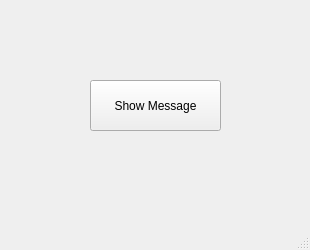
<?xml version="1.0" encoding="UTF-8"?>
<ui version="4.0">
 <class>MainWindow</class>
 <widget class="QMainWindow" name="MainWindow">
  <property name="geometry">
   <rect>
    <x>0</x>
    <y>0</y>
    <width>310</width>
    <height>250</height>
   </rect>
  </property>
  <property name="windowTitle">
   <string>MainWindow</string>
  </property>
  <widget class="QWidget" name="centralwidget">
   <widget class="QPushButton" name="pushButton">
    <property name="geometry">
     <rect>
      <x>90</x>
      <y>80</y>
      <width>131</width>
      <height>51</height>
     </rect>
    </property>
    <property name="text">
     <string>Show Message</string>
    </property>
   </widget>
  </widget>
  <widget class="QMenuBar" name="menubar">
   <property name="geometry">
    <rect>
     <x>0</x>
     <y>0</y>
     <width>310</width>
     <height>21</height>
    </rect>
   </property>
  </widget>
  <widget class="QStatusBar" name="statusbar"/>
 </widget>
 <resources/>
 <connections/>
</ui>
